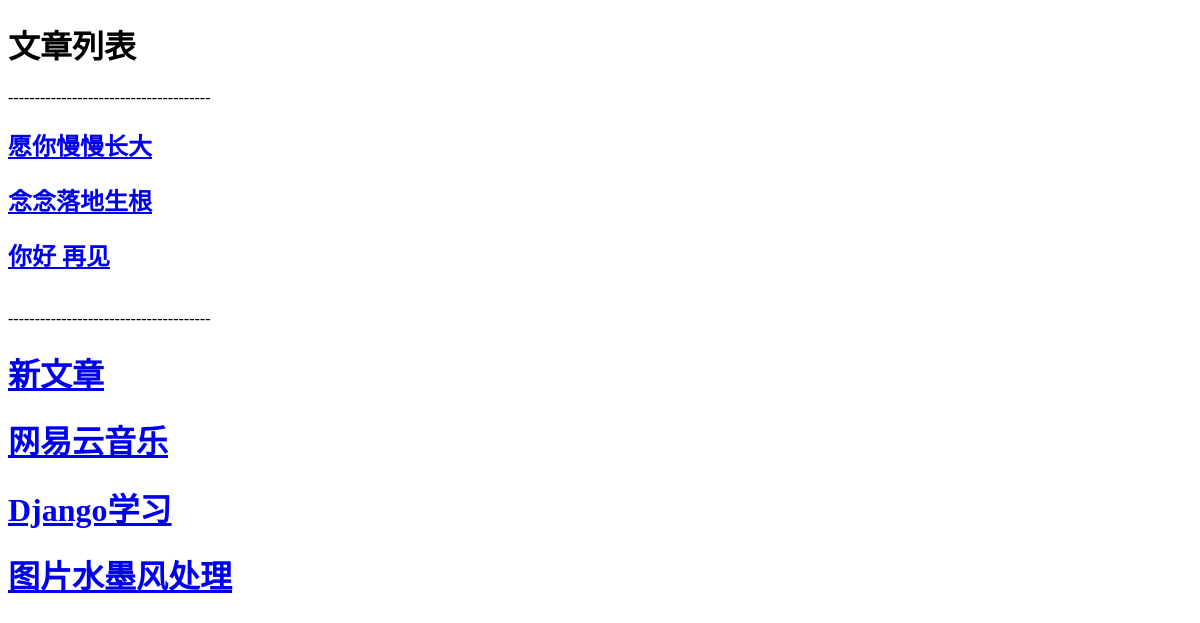
Before: /blog/index/ with the older database file.
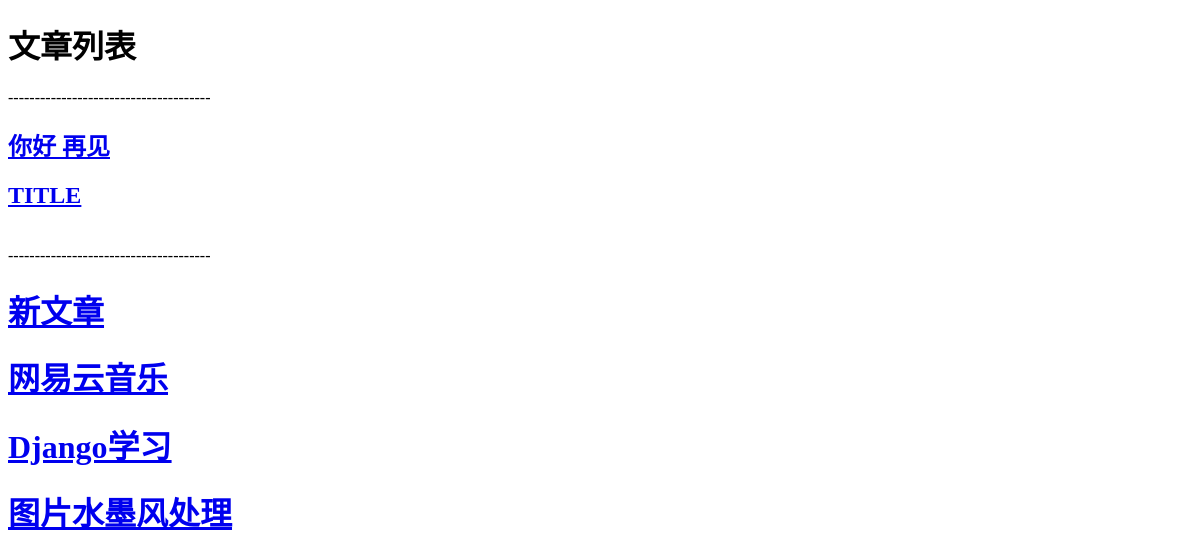
After: the same page with the newer database file.
### blog/models.py (models this page shows, shortened)
class Article(models.Model):
    title = models.CharField(max_length=32, default='title')
    content = models.TextField(null=True)

### blog/views.py (the view)
# urls.py: path('index/',views.index,name = 'index'),
def index(request):
    articles = models.Article.objects.all()
    return render(request, 'blog/index.html', {'articles': articles})

### blog/templates/blog/index.html (shortened to what this page needs)
<!DOCTYPE html>
<html lang="en">
<head>
</head>
<body>
<h1>文章列表</h1>
<span>--------------------------------------</span>
<br>
{% for article in articles %}
    <h2><a href="{% url 'blog:article_page' article.id %}">{{article.title}}</a></h2>
{% endfor %}<br>
<span>--------------------------------------</span>
<h1><a href="{% url 'blog:edit_page'%}">新文章</a></h1>
<h1><a href="https://music.163.com/#/user/home?id=254972726" target="_blank">网易云音乐</a></h1>
<h1><a href="https://code.ziqiangxuetang.com/django/django-tutorial.html" target="_blank">Django学习</a></h1>
<h1><a href="{% url 'mooc:upload' %}" target="_blank">图片水墨风处理</a></h1>
</body>
</html>

Changed rows visible on the page:
removed Article: title "愿你慢慢长大"
removed Article: title "念念落地生根"
added Article: title "TITLE"
